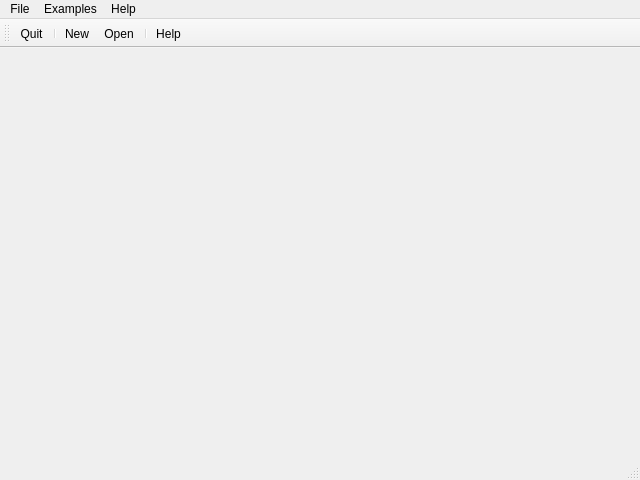
<?xml version="1.0" encoding="UTF-8"?>
<ui version="4.0">
 <class>MainWindow</class>
 <widget class="QMainWindow" name="MainWindow">
  <property name="geometry">
   <rect>
    <x>0</x>
    <y>0</y>
    <width>640</width>
    <height>480</height>
   </rect>
  </property>
  <property name="windowTitle">
   <string>Menu Demo</string>
  </property>
  <widget class="QWidget" name="centralwidget"/>
  <widget class="QMenuBar" name="menubar">
   <property name="geometry">
    <rect>
     <x>0</x>
     <y>0</y>
     <width>640</width>
     <height>26</height>
    </rect>
   </property>
   <widget class="QMenu" name="menuFile">
    <property name="title">
     <string>File</string>
    </property>
    <addaction name="actionNew"/>
    <addaction name="actionOpen"/>
    <addaction name="actionQuit"/>
   </widget>
   <widget class="QMenu" name="menuExamples">
    <property name="title">
     <string>Examples</string>
    </property>
    <widget class="QMenu" name="menuDialog">
     <property name="title">
      <string>Dialog</string>
     </property>
     <widget class="QMenu" name="menuQMessageBox">
      <property name="title">
       <string>QMessageBox</string>
      </property>
      <addaction name="actioninformation"/>
      <addaction name="actionquestion"/>
      <addaction name="actioncritical"/>
      <addaction name="actionwarning"/>
     </widget>
     <addaction name="menuQMessageBox"/>
     <addaction name="actionQDialogBox"/>
     <addaction name="actionQFileDialog"/>
     <addaction name="actionQColorDialog"/>
    </widget>
    <addaction name="menuDialog"/>
    <addaction name="actionSimple_Widgets"/>
    <addaction name="actionLayouts"/>
    <addaction name="actionAdvanced_Widgets"/>
   </widget>
   <widget class="QMenu" name="menuHelp">
    <property name="title">
     <string>Help</string>
    </property>
    <addaction name="actionHelp"/>
    <addaction name="actionAbout_Menu"/>
   </widget>
   <addaction name="menuFile"/>
   <addaction name="menuExamples"/>
   <addaction name="menuHelp"/>
  </widget>
  <widget class="QStatusBar" name="statusbar"/>
  <widget class="QToolBar" name="toolBar">
   <property name="windowTitle">
    <string>toolBar</string>
   </property>
   <property name="toolButtonStyle">
    <enum>Qt::ToolButtonIconOnly</enum>
   </property>
   <attribute name="toolBarArea">
    <enum>TopToolBarArea</enum>
   </attribute>
   <attribute name="toolBarBreak">
    <bool>false</bool>
   </attribute>
   <addaction name="actionQuit"/>
   <addaction name="separator"/>
   <addaction name="actionNew"/>
   <addaction name="actionOpen"/>
   <addaction name="separator"/>
   <addaction name="actionHelp"/>
  </widget>
  <action name="actionNew">
   <property name="icon">
    <iconset>
     <normaloff>../../../2. Installing PyQt5/CODE/fotos/SidebarGenericFile.icns</normaloff>../../../2. Installing PyQt5/CODE/fotos/SidebarGenericFile.icns</iconset>
   </property>
   <property name="text">
    <string>New</string>
   </property>
   <property name="toolTip">
    <string>Create New Project</string>
   </property>
   <property name="statusTip">
    <string>New Project</string>
   </property>
   <property name="shortcut">
    <string>Ctrl+N</string>
   </property>
   <property name="shortcutContext">
    <enum>Qt::WindowShortcut</enum>
   </property>
  </action>
  <action name="actionOpen">
   <property name="icon">
    <iconset>
     <normaloff>../../../2. Installing PyQt5/CODE/fotos/SidebarGenericFolder.icns</normaloff>../../../2. Installing PyQt5/CODE/fotos/SidebarGenericFolder.icns</iconset>
   </property>
   <property name="text">
    <string>Open</string>
   </property>
   <property name="statusTip">
    <string>Open File</string>
   </property>
   <property name="shortcut">
    <string>Ctrl+O</string>
   </property>
  </action>
  <action name="actionQuit">
   <property name="icon">
    <iconset>
     <normaloff>../../../2. Installing PyQt5/CODE/fotos/exit.png</normaloff>../../../2. Installing PyQt5/CODE/fotos/exit.png</iconset>
   </property>
   <property name="text">
    <string>Quit</string>
   </property>
   <property name="statusTip">
    <string>Click to exit</string>
   </property>
   <property name="shortcut">
    <string>Ctrl+W</string>
   </property>
  </action>
  <action name="actionSimple_Widgets">
   <property name="text">
    <string>Simple Widgets</string>
   </property>
  </action>
  <action name="actionLayouts">
   <property name="text">
    <string>Layouts</string>
   </property>
  </action>
  <action name="actionAdvanced_Widgets">
   <property name="text">
    <string>Advanced Widgets</string>
   </property>
  </action>
  <action name="actionQDialogBox">
   <property name="text">
    <string>QDialogBox</string>
   </property>
  </action>
  <action name="actionQFileDialog">
   <property name="text">
    <string>QFileDialog</string>
   </property>
  </action>
  <action name="actionQColorDialog">
   <property name="text">
    <string>QColorDialog</string>
   </property>
  </action>
  <action name="actioninformation">
   <property name="text">
    <string>information</string>
   </property>
  </action>
  <action name="actionquestion">
   <property name="text">
    <string>question</string>
   </property>
  </action>
  <action name="actioncritical">
   <property name="text">
    <string>critical</string>
   </property>
  </action>
  <action name="actionwarning">
   <property name="text">
    <string>warning</string>
   </property>
  </action>
  <action name="actionHelp">
   <property name="icon">
    <iconset>
     <normaloff>../../../2. Installing PyQt5/CODE/fotos/HelpIcon.icns</normaloff>../../../2. Installing PyQt5/CODE/fotos/HelpIcon.icns</iconset>
   </property>
   <property name="text">
    <string>Help</string>
   </property>
  </action>
  <action name="actionAbout_Menu">
   <property name="text">
    <string>About Menu</string>
   </property>
  </action>
 </widget>
 <resources/>
 <connections/>
</ui>
